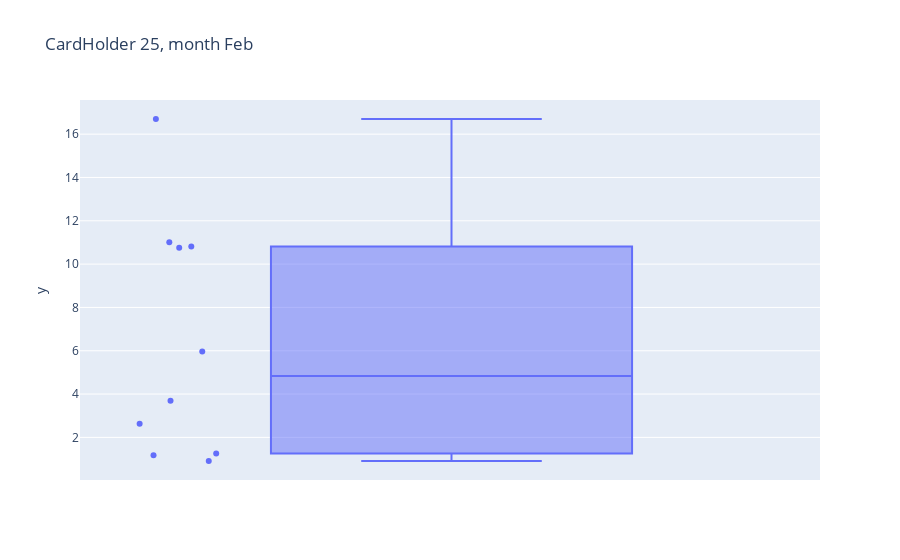

The notebook cell this image was saved under:
### Code cell
# example 
l_plotly_plots[1]

### Figure 1 — Plotly figure (JSON) as saved in the notebook; plotly's stock layout.template omitted (floating-point values rounded to 4 significant figures)
{"data": [{"alignmentgroup": "True", "boxpoints": "all", "hovertemplate": "y=%{y}<extra></extra>", "legendgroup": "", "marker": {"color": "#636efa"}, "name": "", "notched": false, "offsetgroup": "", "orientation": "v", "showlegend": false, "type": "box", "x0": " ", "xaxis": "x", "y": [10.75, 10.81, 5.97, 3.69, 16.7, 1.26, 2.63, 11.01, 0.91, 1.18], "y0": " ", "yaxis": "y"}], "layout": {"boxmode": "group", "legend": {"tracegroupgap": 0}, "title": {"text": "CardHolder 25, month Feb"}, "xaxis": {"anchor": "y", "domain": [0, 1]}, "yaxis": {"anchor": "x", "domain": [0, 1], "title": {"text": "y"}}}}
